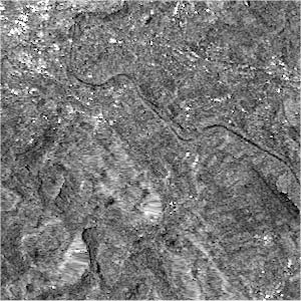
%> input picture bern/sar/1.bmp, 301 x 301 px
$ octave train_sample.m   (GNU Octave 9; MATLAB toolbox functions it lacks are replaced by stand-ins)
%> lines starting %> are read from the running program, lines starting %| are printed output that depends on the picture; in (x1, y1, x2, y2) boxes, pixels count from 0 and x2, y2 are one past the last pixel; in counts of white or black regions, pixels touching at a corner belong together; the program's own positions count from 1
clear all;
close all;
clc;
addpath('./Utils');

% PatSize

PatSize = 3;
% n=3;

fprintf(' ... ... read image file ... ... ... ....\n');
im1 = imread('./bern/sar/1.bmp');
%> im1 is the input picture: size 301x301x3 uint8; min 0, max 255, mean 120.5
im2 = imread('./bern/sar/2.bmp');
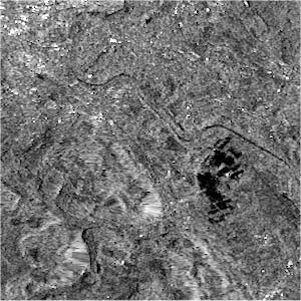
%> input picture bern/sar/2.bmp, 301 x 301 px
%> im2 is the input picture: size 301x301x3 uint8; min 0, max 255, mean 113.6
im_gt = imread('./bern/sar/gt.bmp');
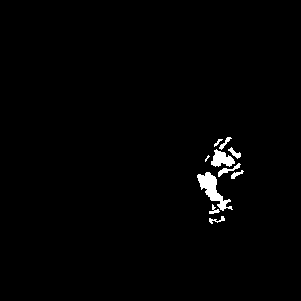
%> input picture bern/sar/gt.bmp, 301 x 301 px
%> im_gt is the input picture: size 301x301x3 uint8; 1.3% white; 10 white regions (1 under 20 px), largest, box (x1, y1, x2, y2) and area: (197, 172, 233, 211) 503, (211, 149, 235, 167) 257, (218, 163, 241, 177) 91
%> (the run ends here)
